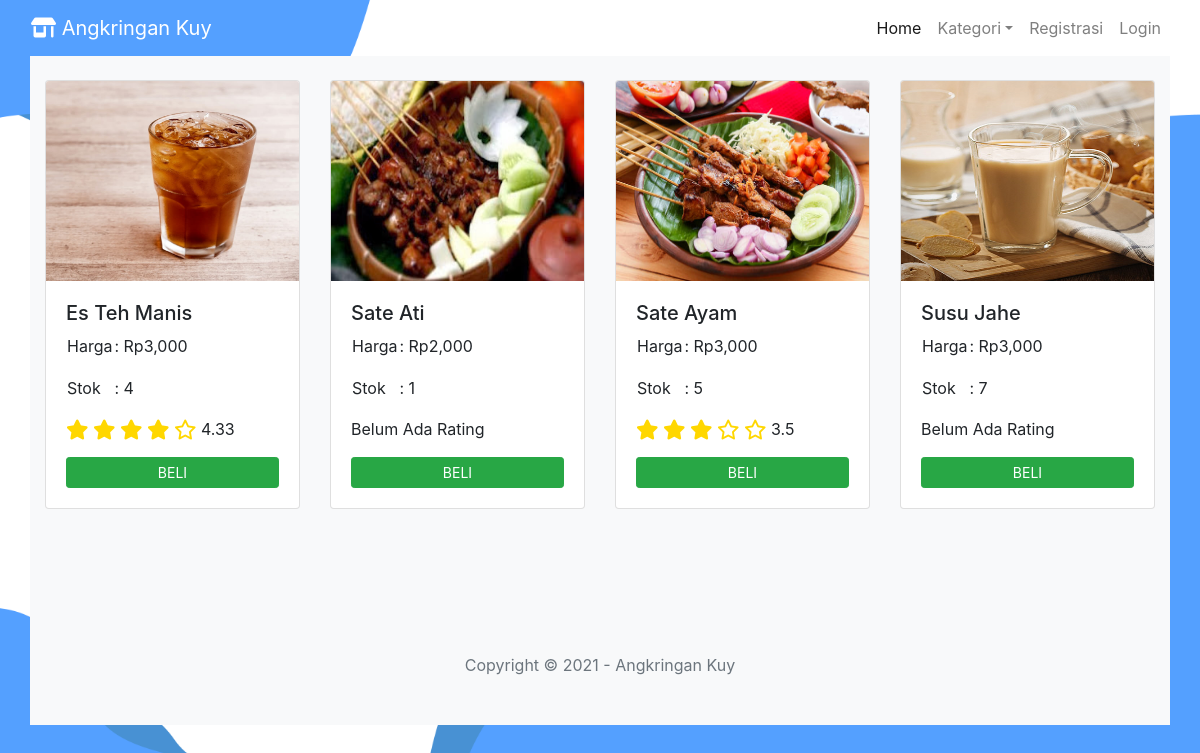
The page / on the database its author committed.
### tables this page shows
CREATE TABLE `tb_menu` (
  `id_produk` int(11) NOT NULL,
  `nama_produk` varchar(20) NOT NULL,
  `kategori` varchar(7) NOT NULL,
  `harga_produk` int(5) NOT NULL,
  `jumlah_produk` int(2) NOT NULL,
  `foto_produk` varchar(20) NOT NULL,
  `rating_produk` float NOT NULL
);

### function.php (called while the page is built, shortened)
<?php
$conn = mysqli_connect("localhost", "root", "", "db_angkringankuy");
function query($query)
{
    global $conn;
    $result = mysqli_query($conn, $query);
    $rows = [];
    while ($row = mysqli_fetch_assoc($result)) {
        $rows[] = $row;
    }
    return $rows;
}

### index.php (the view, shortened to what this page needs)
<?php
require 'function.php';
$menu = query("SELECT * FROM tb_menu ORDER BY nama_produk");
?>
<!doctype html>
<html lang="en">
<head>
    <link rel="stylesheet" href="https://stackpath.bootstrapcdn.com/bootstrap/4.5.2/css/bootstrap.min.css">
    <link rel="stylesheet" type="text/css" href="css/style.css">
</head>
<body id="page-top">
    <header>
        <nav class="navbar navbar-expand-lg navbar-light bg-transparent" id="MainNav">
            <div class="container-fluid">
                <a class="navbar-brand" href="index.php" style="color : white;">
                    <i class="fas fa-store-alt"></i>
                    Angkringan Kuy
                </a>
                <div class="collapse navbar-collapse" id="navbarNav">
                    <ul class="navbar-nav ml-auto">
                        <li class="nav-item active">
                            <a class="nav-link js-scroll-trigger" href="index.php">Home</span></a>
                        </li>
                        <li class="nav-item dropdown">
                            <a class="nav-link dropdown-toggle" id="navbarDropdown" role="button" data-toggle="dropdown" href="">Kategori</a>
                        </li>
                        <?php
                        if(!isset($_SESSION['level'])) {
                        ?>
                        <li class="nav-item">
                            <a class="nav-link js-scroll-trigger" href="registrasi.php">Registrasi</a>
                        </li>
                        <li class="nav-item">
                            <a class="nav-link js-scroll-trigger" href="login.php">Login</a>
                        </li>
                        <?php } ?>
                    </ul>
                </div>
            </div>
        </nav>
    </header>
    <div class="container bg-light">
        <div class="row">
            <?php foreach ($menu as $row) :
                $id = $row["id_produk"];
                $pilih_stok = mysqli_query($conn, "SELECT jumlah_produk as stok from tb_menu WHERE id_produk = $id");
                $cek_pilih_stok = mysqli_fetch_array($pilih_stok);
                $stok_produk= $cek_pilih_stok['stok'];
            ?>
            <div class="col-md-3">
                <br>
                <div class="card">
                    <img src="gambar/<?= $row["foto_produk"]; ?>" height="200" width="75" class="card-img-top" alt="...">
                    <div class="card-body">
                        <h5><?= $row["nama_produk"]; ?></h5>
                        <table>
                            <tr>
                                <td>
                                    <p>Harga</p>
                                </td>
                                <td>
                                    <p>: Rp<?= number_format($row["harga_produk"]);?></p>
                                </td>
                            </tr>
                            <tr>
                                <td>
                                    <p>Stok</p>
                                </td>
                                <td>
                                    <p>: <?=$row["jumlah_produk"]?></p>
                                </td>
                            </tr>
                        </table>
                        <?php if ($row["rating_produk"] == 0) {?>
                            <p>Belum Ada Rating</p>
                        <?php } else {?>
                                <?php $rating=$row["rating_produk"];?>
                                <?php $rating=(int)$rating; ?>
                                <?php if ($rating == "1") {?>
                                    <i class="fas fa-star fa-lg" style="color: gold;"></i>
                                    <i class="far fa-star fa-lg" style="color: gold;"></i>
                                    <i class="far fa-star fa-lg" style="color: gold;"></i>
                                    <i class="far fa-star fa-lg" style="color: gold;"></i>
                                    <i class="far fa-star fa-lg" style="color: gold;"></i>
                                    <?=$row["rating_produk"];?>
                                    <p></p>
                                <?php } elseif ($rating == "3"){?>
                                    <i class="fas fa-star fa-lg" style="color: gold;"></i>
                                    <i class="fas fa-star fa-lg" style="color: gold;"></i>
                                    <i class="fas fa-star fa-lg" style="color: gold;"></i>
                                    <i class="far fa-star fa-lg" style="color: gold;"></i>
                                    <i class="far fa-star fa-lg" style="color: gold;"></i>
                                    <?=$row["rating_produk"];?>
                                <?php } elseif ($rating == "4"){?>
                                    <i class="fas fa-star fa-lg" style="color: gold;"></i>
                                    <i class="fas fa-star fa-lg" style="color: gold;"></i>
                                    <i class="fas fa-star fa-lg" style="color: gold;"></i>
                                    <i class="fas fa-star fa-lg" style="color: gold;"></i>
                                    <i class="far fa-star fa-lg" style="color: gold;"></i>
                                    <?=$row["rating_produk"];?>
                                <?php } ?>
                        <?php } ?>
                        <?php if ($stok_produk == 0) {?>
                            <a class="btn btn-sm-secondary btn-sm btn-block" disabled>STOK HABIS</a>
                        <?php } else {?>
                            <a href="beli.php?id_produk=<?=$row["id_produk"];?>" class="btn btn-success btn-sm btn-block ">BELI</a>
                        <?php } ?>
                    </div>
                </div>
            </div>
            <?php endforeach; ?>
        </div>
        <br><br><br><br>
        <footer class="py-5">
            <div class="medium text-center text-muted">Copyright &copy; 2021 - Angkringan Kuy</div>
        </footer>
    </div>
</body>
</html>

### css/style.css (style rules this page uses)
body { background-image: linear-gradient(rgba(0,0,0,0),rgba(0,0,0,0)), url(../gambar/bg.png); background-size: cover; background-attachment: fixed; }

### rows shown on the page
tb_menu: shows a picture, nama_produk "Es Teh Manis", harga_produk "3,000", jumlah_produk "4", rating_produk "4.33"
tb_menu: shows a picture, nama_produk "Sate Ati", harga_produk "2,000", jumlah_produk "1", rating_produk "Belum Ada Rating"
tb_menu: foto_produk (picture), nama_produk "Sate Ayam", harga_produk "3,000", jumlah_produk "5", rating_produk "3.5"
tb_menu: shows a picture, nama_produk "Susu Jahe", harga_produk "3,000", jumlah_produk "7", rating_produk "Belum Ada Rating"
